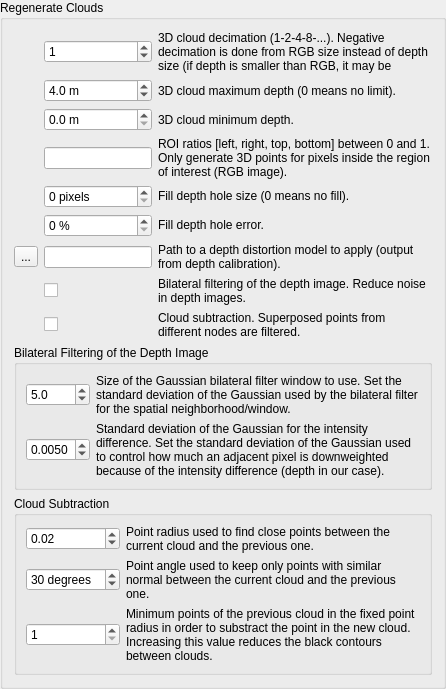
        <widget class="QGroupBox" name="groupBox_regenerate">
         <property name="title">
          <string>Regenerate Clouds</string>
         </property>
         <property name="checkable">
          <bool>false</bool>
         </property>
         <layout class="QVBoxLayout" name="verticalLayout_14">
          <item>
           <layout class="QGridLayout" name="gridLayout" columnstretch="0,0,1">
            <item row="6" column="0">
             <widget class="QToolButton" name="toolButton_distortionModel">
              <property name="text">
               <string>...</string>
              </property>
             </widget>
            </item>
            <item row="4" column="1">
             <widget class="QSpinBox" name="spinBox_fillDepthHoles">
              <property name="suffix">
               <string> pixels</string>
              </property>
             </widget>
            </item>
            <item row="0" column="1">
             <widget class="QSpinBox" name="spinBox_decimation">
              <property name="minimum">
               <number>-32</number>
              </property>
              <property name="maximum">
               <number>32</number>
              </property>
              <property name="value">
               <number>1</number>
              </property>
             </widget>
            </item>
            <item row="2" column="1">
             <widget class="QDoubleSpinBox" name="doubleSpinBox_minDepth">
              <property name="suffix">
               <string> m</string>
              </property>
              <property name="decimals">
               <number>1</number>
              </property>
              <property name="maximum">
               <double>100.000000000000000</double>
              </property>
              <property name="singleStep">
               <double>0.100000000000000</double>
              </property>
              <property name="value">
               <double>0.000000000000000</double>
              </property>
             </widget>
            </item>
            <item row="0" column="2">
             <widget class="QLabel" name="label_108">
              <property name="text">
               <string>3D cloud decimation (1-2-4-8-...). Negative decimation is done from RGB size instead of depth size (if depth is smaller than RGB, it may be interpolated depending of the decimation value).</string>
              </property>
              <property name="wordWrap">
               <bool>true</bool>
              </property>
             </widget>
            </item>
            <item row="6" column="1">
             <widget class="QLineEdit" name="lineEdit_distortionModel"/>
            </item>
            <item row="5" column="1">
             <widget class="QSpinBox" name="spinBox_fillDepthHolesError">
              <property name="suffix">
               <string> %</string>
              </property>
             </widget>
            </item>
            <item row="1" column="2">
             <widget class="QLabel" name="label_132">
              <property name="text">
               <string>3D cloud maximum depth (0 means no limit).</string>
              </property>
              <property name="wordWrap">
               <bool>true</bool>
              </property>
             </widget>
            </item>
            <item row="2" column="2">
             <widget class="QLabel" name="label_133">
              <property name="text">
               <string>3D cloud minimum depth.</string>
              </property>
              <property name="wordWrap">
               <bool>true</bool>
              </property>
             </widget>
            </item>
            <item row="4" column="2">
             <widget class="QLabel" name="label_197">
              <property name="text">
               <string>Fill depth hole size (0 means no fill).</string>
              </property>
              <property name="wordWrap">
               <bool>true</bool>
              </property>
              <property name="textInteractionFlags">
               <set>Qt::LinksAccessibleByMouse|Qt::TextSelectableByMouse</set>
              </property>
             </widget>
            </item>
            <item row="1" column="1">
             <widget class="QDoubleSpinBox" name="doubleSpinBox_maxDepth">
              <property name="suffix">
               <string> m</string>
              </property>
              <property name="decimals">
               <number>1</number>
              </property>
              <property name="maximum">
               <double>100.000000000000000</double>
              </property>
              <property name="singleStep">
               <double>0.100000000000000</double>
              </property>
              <property name="value">
               <double>4.000000000000000</double>
              </property>
             </widget>
            </item>
            <item row="6" column="2">
             <widget class="QLabel" name="label_134">
              <property name="text">
               <string>Path to a depth distortion model to apply (output from depth calibration).</string>
              </property>
              <property name="wordWrap">
               <bool>true</bool>
              </property>
             </widget>
            </item>
            <item row="5" column="2">
             <widget class="QLabel" name="label_198">
              <property name="text">
               <string>Fill depth hole error.</string>
              </property>
              <property name="wordWrap">
               <bool>true</bool>
              </property>
              <property name="textInteractionFlags">
               <set>Qt::LinksAccessibleByMouse|Qt::TextSelectableByMouse</set>
              </property>
             </widget>
            </item>
            <item row="3" column="2">
             <widget class="QLabel" name="label_135">
              <property name="text">
               <string>ROI ratios [left, right, top, bottom] between 0 and 1. Only generate 3D points for pixels inside the region of interest (RGB image).</string>
              </property>
              <property name="wordWrap">
               <bool>true</bool>
              </property>
             </widget>
            </item>
            <item row="3" column="1">
             <widget class="QLineEdit" name="lineEdit_roiRatios"/>
            </item>
            <item row="7" column="1">
             <widget class="QCheckBox" name="checkBox_bilateral">
              <property name="text">
               <string/>
              </property>
             </widget>
            </item>
            <item row="7" column="2">
             <widget class="QLabel" name="label_136">
              <property name="text">
               <string>Bilateral filtering of the depth image. Reduce noise in depth images.</string>
              </property>
              <property name="wordWrap">
               <bool>true</bool>
              </property>
             </widget>
            </item>
            <item row="8" column="2">
             <widget class="QLabel" name="label_137">
              <property name="text">
               <string>Cloud subtraction. Superposed points from different nodes are filtered.</string>
              </property>
              <property name="wordWrap">
               <bool>true</bool>
              </property>
             </widget>
            </item>
            <item row="8" column="1">
             <widget class="QCheckBox" name="checkBox_subtraction">
              <property name="text">
               <string/>
              </property>
             </widget>
            </item>
           </layout>
          </item>
          <item>
           <widget class="QGroupBox" name="groupBox_bilateral">
            <property name="title">
             <string>Bilateral Filtering of the Depth Image</string>
            </property>
            <property name="checkable">
             <bool>false</bool>
            </property>
            <layout class="QGridLayout" name="gridLayout_13" columnstretch="0,1">
             <item row="1" column="0">
              <widget class="QDoubleSpinBox" name="doubleSpinBox_bilateral_sigmaR">
               <property name="suffix">
                <string/>
               </property>
               <property name="decimals">
                <number>4</number>
               </property>
               <property name="minimum">
                <double>0.000100000000000</double>
               </property>
               <property name="maximum">
                <double>1.000000000000000</double>
               </property>
               <property name="singleStep">
                <double>0.001000000000000</double>
               </property>
               <property name="value">
                <double>0.005000000000000</double>
               </property>
              </widget>
             </item>
             <item row="1" column="1">
              <widget class="QLabel" name="label_194">
               <property name="text">
                <string>Standard deviation of the Gaussian for the intensity difference. Set the standard deviation of the Gaussian used to control how much an adjacent pixel is downweighted because of the intensity difference (depth in our case).</string>
               </property>
               <property name="wordWrap">
                <bool>true</bool>
               </property>
               <property name="textInteractionFlags">
                <set>Qt::LinksAccessibleByMouse|Qt::TextSelectableByMouse</set>
               </property>
              </widget>
             </item>
             <item row="0" column="0">
              <widget class="QDoubleSpinBox" name="doubleSpinBox_bilateral_sigmaS">
               <property name="suffix">
                <string/>
               </property>
               <property name="decimals">
                <number>1</number>
               </property>
               <property name="minimum">
                <double>0.100000000000000</double>
               </property>
               <property name="maximum">
                <double>100.000000000000000</double>
               </property>
               <property name="singleStep">
                <double>1.000000000000000</double>
               </property>
               <property name="value">
                <double>5.000000000000000</double>
               </property>
              </widget>
             </item>
             <item row="0" column="1">
              <widget class="QLabel" name="label_195">
               <property name="text">
                <string>Size of the Gaussian bilateral filter window to use. Set the standard deviation of the Gaussian used by the bilateral filter for the spatial neighborhood/window.</string>
               </property>
               <property name="wordWrap">
                <bool>true</bool>
               </property>
               <property name="textInteractionFlags">
                <set>Qt::LinksAccessibleByMouse|Qt::TextSelectableByMouse</set>
               </property>
              </widget>
             </item>
            </layout>
           </widget>
          </item>
          <item>
           <widget class="QGroupBox" name="groupBox_subtraction">
            <property name="title">
             <string>Cloud Subtraction</string>
            </property>
            <property name="checkable">
             <bool>false</bool>
            </property>
            <layout class="QGridLayout" name="gridLayout_11" columnstretch="0,1">
             <item row="2" column="1">
              <widget class="QLabel" name="label_174">
               <property name="text">
                <string>Minimum points of the previous cloud in the fixed point radius in order to substract the point in the new cloud. Increasing this value reduces the black contours between clouds.</string>
               </property>
               <property name="wordWrap">
                <bool>true</bool>
               </property>
               <property name="textInteractionFlags">
                <set>Qt::LinksAccessibleByMouse|Qt::TextSelectableByMouse</set>
               </property>
              </widget>
             </item>
             <item row="1" column="1">
              <widget class="QLabel" name="label_193">
               <property name="text">
                <string>Point angle used to keep only points with similar normal between the current cloud and the previous one.</string>
               </property>
               <property name="wordWrap">
                <bool>true</bool>
               </property>
               <property name="textInteractionFlags">
                <set>Qt::LinksAccessibleByMouse|Qt::TextSelectableByMouse</set>
               </property>
              </widget>
             </item>
             <item row="0" column="0">
              <widget class="QDoubleSpinBox" name="doubleSpinBox_subtractPointFilteringRadius">
               <property name="suffix">
                <string/>
               </property>
               <property name="minimum">
                <double>0.010000000000000</double>
               </property>
               <property name="maximum">
                <double>1.000000000000000</double>
               </property>
               <property name="singleStep">
                <double>0.010000000000000</double>
               </property>
               <property name="value">
                <double>0.020000000000000</double>
               </property>
              </widget>
             </item>
             <item row="0" column="1">
              <widget class="QLabel" name="label_192">
               <property name="text">
                <string>Point radius used to find close points between the current cloud and the previous one.</string>
               </property>
               <property name="wordWrap">
                <bool>true</bool>
               </property>
               <property name="textInteractionFlags">
                <set>Qt::LinksAccessibleByMouse|Qt::TextSelectableByMouse</set>
               </property>
              </widget>
             </item>
             <item row="2" column="0">
              <widget class="QSpinBox" name="spinBox_subtractFilteringMinPts">
               <property name="minimum">
                <number>1</number>
               </property>
              </widget>
             </item>
             <item row="1" column="0">
              <widget class="QDoubleSpinBox" name="doubleSpinBox_subtractPointFilteringAngle">
               <property name="suffix">
                <string> degrees</string>
               </property>
               <property name="decimals">
                <number>0</number>
               </property>
               <property name="maximum">
                <double>180.000000000000000</double>
               </property>
               <property name="value">
                <double>30.000000000000000</double>
               </property>
              </widget>
             </item>
            </layout>
           </widget>
          </item>
         </layout>
        </widget>
